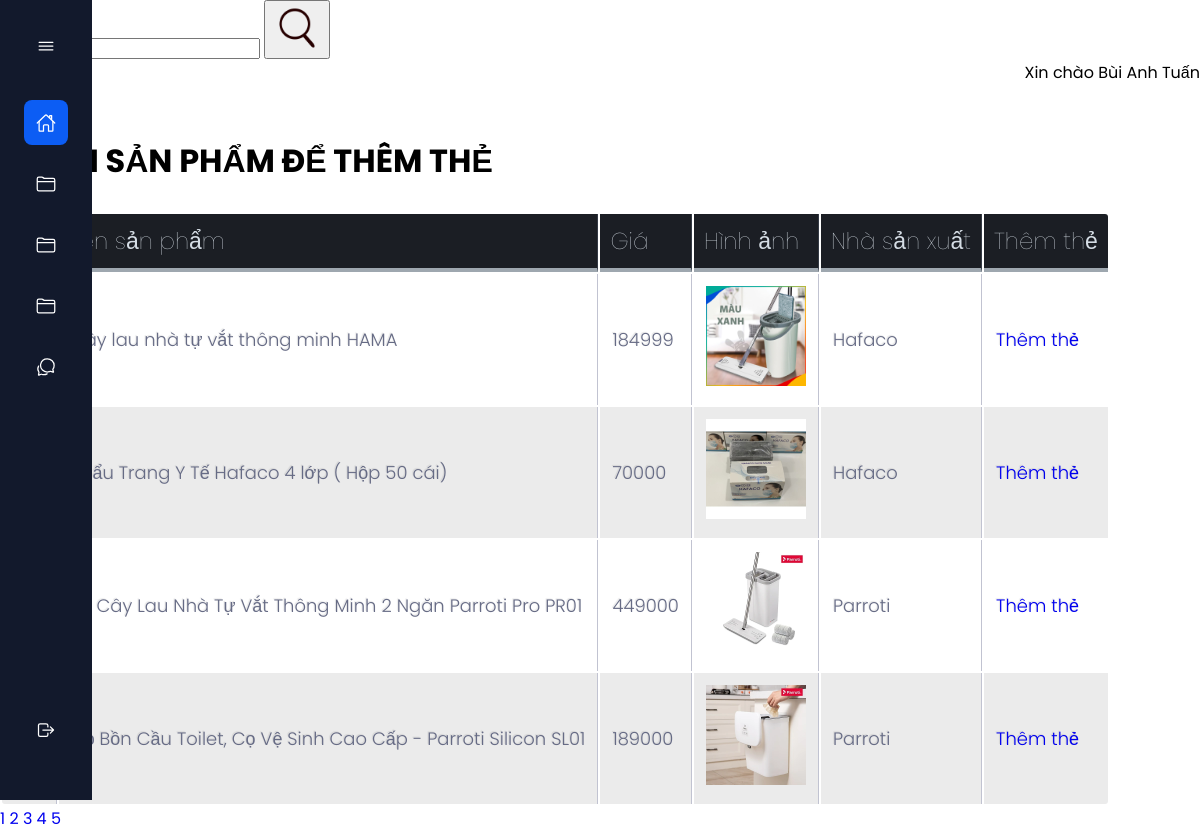
The app's page /admin/hashtags/index_insert_hashtags_to_product.php (signed in) with its own data.
### tables this page shows
CREATE TABLE `products` (
  `id` int NOT NULL,
  `name` varchar(200) NOT NULL,
  `description` mediumtext NOT NULL,
  `price` int NOT NULL,
  `image` varchar(200) NOT NULL,
  `manufacturer_id` int NOT NULL
);

CREATE TABLE `manufacturers` (
  `id` int NOT NULL,
  `name` varchar(200) NOT NULL,
  `address` varchar(200) NOT NULL,
  `phone` varchar(15) NOT NULL,
  `image` varchar(200) NOT NULL
);

### admin/hashtags/index_insert_hashtags_to_product.php (the view, shortened to what this page needs)
<!DOCTYPE html>
<html>
<head>
	<link rel="stylesheet" href="../index3.css">
	<link rel="stylesheet" href="../style_validate1.css">
	<link rel="stylesheet" type="text/css" href="../style_table.css">
</head>
<?php
require '../connect_database.php';
if (isset($_GET['search'])) {
	$content_search = $_GET['search'];
} else {
	$content_search = '';
}
if (isset($_GET['page'])) {
	$index_page = $_GET['page'];
} else {
	$index_page = 1;
}
$sql_command_count_products = "select count(*) from products where name like '%$content_search%' ";
$query_sql_command_count_products = mysqli_query($connect_database, $sql_command_count_products);
$count_products = mysqli_fetch_array($query_sql_command_count_products)['count(*)'];
$products_per_page = 4;
$count_pages = ceil($count_products / $products_per_page);
$count_skip_products = ($index_page - 1) * $products_per_page;
$sql_command_select = "select products.*, manufacturers.name as 'manufacturers_name' from products join manufacturers on manufacturers.id = products.manufacturer_id where products.name like '%$content_search%' limit $products_per_page offset $count_skip_products ";
$query_sql_command_select = mysqli_query($connect_database, $sql_command_select);
?>
<body>
<?php require '../menu.php'; ?>
<div class="top">
	<div class = "search">
		<form class = "form_search">
			<input type="search" name="search" value = "<?php echo $content_search ?>">
			<button>
				<img src="../style/style_image/icon_search.png" width="50px">
			</button>
		</form>
	</div>
	<div class = "login">
		<span>Xin chào <?php echo $_SESSION['name'] ?></span>
	</div>
</div>
<div class = "bot">
	<div class = "header">
		<h1 class =  "header" >CHỌN SẢN PHẨM ĐỂ THÊM THẺ</h1>
	</div>
	<br>
	<?php require '../validate.php' ?>
	<table class = "table">
		<tr>
			<th>Mã</th>
			<th>Tên sản phẩm</th>
			<th>Giá</th>
			<th>Hình ảnh</th>
			<th>Nhà sản xuất</th>
			<th>Thêm thẻ</th>
		</tr>
		<?php foreach ($query_sql_command_select as $array_products): ?>
		<tr>
			<td><?php echo $array_products['id'] ?></td>
			<td><?php echo $array_products['name'] ?></td>
			<td><?php echo $array_products['price'] ?></td>
			<td>
				<img src="../products/<?php echo $array_products['image'] ?>" height = "100px">
			</td>
			<td><?php echo $array_products['manufacturers_name'] ?></td>
			<td>
				<a href = "form_insert_hashtags_to_product.php?id=<?php echo $array_products['id'] ?>">
					Thêm thẻ
				</a>
			</td>
		</tr>
		<?php endforeach ?>
	</table>
	<?php for ($index_page = 1; $index_page <= $count_pages; $index_page++) { ?>
		<a href="?page=<?php echo $index_page?>&search=<?php echo $content_search ?>">
			<?php echo $index_page ?>
		</a>
	<?php } ?>
</div>
</body>
</html>

### admin/index3.css (style rules this page uses)
body { padding: 0px; margin: 0px; }
.search { display: flex; justify-content: flex-start; }
.login { display: flex; justify-content: flex-end; }
.header { margin-top: 25px; background-color: white; padding: 1px; }

### admin/style_table.css (style rules this page uses)
th { color:#D5DDE5;; background:#1b1e24; border-bottom:4px solid #9ea7af; border-right: 1px solid #343a45; font-size:23px; font-weight: 100; padding:10px; text-align:left; text-shadow: 0 1px 1px rgba(0, 0, 0, 0.1); vertical-align:middle; }
th:first-child { border-top-left-radius:3px; }
th:last-child { border-top-right-radius:3px; border-right:none; }
tr { border-top: 1px solid #C1C3D1; border-bottom-: 1px solid #C1C3D1; color:#666B85; font-size:16px; font-weight:normal; text-shadow: 0 1px 1px rgba(256, 256, 256, 0.1); }
tr:first-child { border-top:none; }
tr:last-child { border-bottom:none; }
tr:nth-child(odd) td { background:#EBEBEB; }
tr:last-child td:first-child { border-bottom-left-radius:3px; }
tr:last-child td:last-child { border-bottom-right-radius:3px; }
td { background:#FFFFFF; padding:12px; text-align:left; vertical-align:middle; font-weight:300; font-size:18px; text-shadow: -1px -1px 1px rgba(0, 0, 0, 0.1); border-right: 1px solid #C1C3D1; }
td:last-child { border-right: 0px; }

### admin/style_menu.css (style rules this page uses)
:root { --nav-width: 92px; --first-color: #0C5DF4; --bg-color: #12192C; --sub-color: #B6CEFC; --white-color: #FFF; --body-font: 'Poppins', sans-serif; --normal-font-size: 1rem; --small-font-size: .875rem; --z-fixed: 100; }
*,::before,::after { box-sizing: border-box; }
body { position: relative; margin: 0; padding: 2rem 0 0 6.75rem; font-family: var(--body-font); font-size: var(--normal-font-size); transition: .5s; }
h1 { margin: 0; }
a { text-decoration: none; }

### admin/index1.css (style rules this page uses)
body { padding: 0px; margin: 0px; }
.search { display: flex; justify-content: flex-start; }
.login { display: flex; justify-content: flex-end; }
.header { margin-top: 25px; background-color: white; padding: 1px; }

### records on screen
products: name "Cây lau nhà tự vắt thông minh HAMA", price "184999", image (picture), manufacturer.name "Hafaco"
products: name "Khẩu Trang Y Tế Hafaco 4 lớp ( Hộp 50 cái)", price "70000", image (picture), manufacturer.name "Hafaco"
products: name "Bộ Cây Lau Nhà Tự Vắt Thông Minh 2 Ngăn Parroti Pro PR01", price "449000", image (picture), manufacturer.name "Parroti"
products: name "Cọ Bồn Cầu Toilet, Cọ Vệ Sinh Cao Cấp - Parroti Silicon SL01", price "189000", image (picture), manufacturer.name "Parroti"

### other values on screen
$_SESSION['name'] "Bùi Anh Tuấn"
